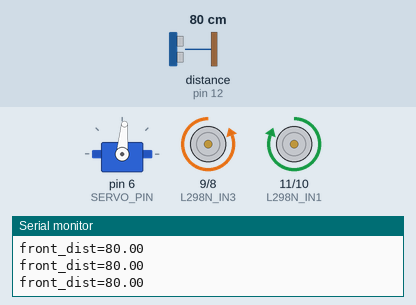
This sketch was run on a simulated Arduino Uno, built with avr-gcc and run on an emulated ATmega328P. On the bench: servo, motor-driver pin pairs drawn as motors (green arrow = first pin HIGH = forward, orange = second pin HIGH = backward, longer = more drive), the last lines printed to the serial monitor. Wiring (inferred from the names in the program): ultrasonic range finder: trigger pin 13; echo pin 12. The inputs (shaded band) are chosen by the test bench; at power-on: distance to the obstacle (sensor on pin 12) 80 cm. The echo pulse lasts 58.3 µs per cm.

Above: at 3.6 s.
3.7 s: distance to the obstacle (sensor on pin 12) set to 22 cm
5.2 s: distance to the obstacle (sensor on pin 12) set to 18 cm
At 5.9 s:
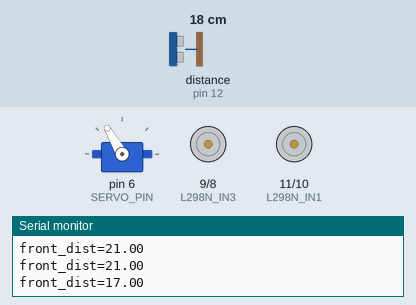
At 7.45 s:
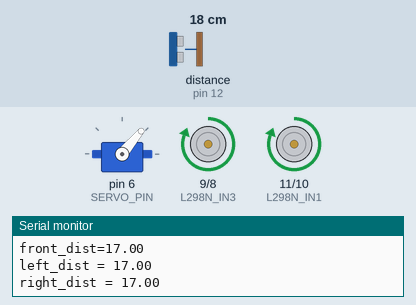
8.2 s: distance to the obstacle (sensor on pin 12) set to 2 cm
At 8.92 s:
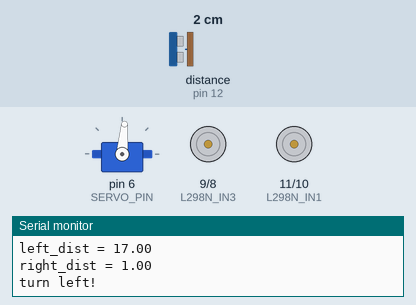
Timing chart, 0 to 17.2 s (numbered marks = the images above; inputs shaded):
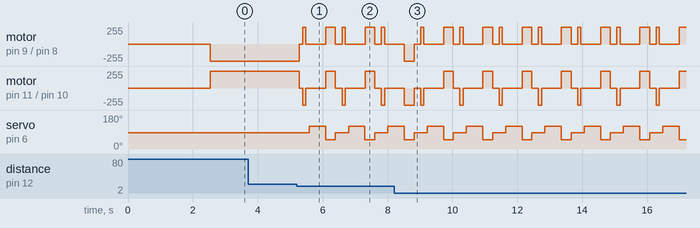

The sketch:

obstacle_avoidance_car_shield.ino
```cpp
#include <Servo.h>

const int L298N_IN1 = 11;
const int L298N_IN2 = 10;
const int L298N_IN3 = 9;
const int L298N_IN4 = 8;

//const int L298N_ENA = 5;
//const int L298N_ENB = 3;

Servo sr04_servo;
const int SERVO_PIN = 6;


const int TRIG_PIN = 13;
const int ECHO_PIN = 12;
float travelTime = 0;
const float SPEED_OF_SOUND = 776.5;//miles per hour

const int DEGREE_AHEAD = 85;
const int DEGREE_LEFT = 120;
const int DEGREE_RIGHT = 50;
//const int WHEEL_SPEED = 1023;

void setup() {
    Serial.begin(9600);
    pinMode(TRIG_PIN, OUTPUT);
    pinMode(ECHO_PIN, INPUT);

    pinMode(L298N_IN1, OUTPUT);
    pinMode(L298N_IN2, OUTPUT);
    pinMode(L298N_IN3, OUTPUT);
    pinMode(L298N_IN4, OUTPUT);
//    pinMode(L298N_ENA, OUTPUT);
//    pinMode(L298N_ENB, OUTPUT);

    sr04_servo.attach(SERVO_PIN);
    sr04_servo.write(DEGREE_AHEAD);

    delay(2000);
    distance();
    delay(100);
    distance();
    delay(100);
    distance();
    delay(100);
    distance();
    delay(100);
}

void stop(){
    digitalWrite(L298N_IN1, LOW);
    digitalWrite(L298N_IN2, LOW);
    digitalWrite(L298N_IN3, LOW);
    digitalWrite(L298N_IN4, LOW);
}

void forward(){
    digitalWrite(L298N_IN1, HIGH);
    digitalWrite(L298N_IN2, LOW);
    digitalWrite(L298N_IN3, LOW);
    digitalWrite(L298N_IN4, HIGH);
//    analogWrite(L298N_ENA, WHEEL_SPEED);
//    analogWrite(L298N_ENB, WHEEL_SPEED);
}

void backward(){
    digitalWrite(L298N_IN1, LOW);
    digitalWrite(L298N_IN2, HIGH);
    digitalWrite(L298N_IN3, HIGH);
    digitalWrite(L298N_IN4, LOW);
//    analogWrite(L298N_ENA, WHEEL_SPEED);
//    analogWrite(L298N_ENB, WHEEL_SPEED);
}

void turn_right(){
    digitalWrite(L298N_IN1, HIGH);
    digitalWrite(L298N_IN2, LOW);
    digitalWrite(L298N_IN3, HIGH);
    digitalWrite(L298N_IN4, LOW);
    delay(300);
    forward();
}

void turn_left(){
    digitalWrite(L298N_IN1, LOW);
    digitalWrite(L298N_IN2, HIGH);
    digitalWrite(L298N_IN3, LOW);
    digitalWrite(L298N_IN4, HIGH);
    delay(300);
    forward();
}

int right_space(){
    sr04_servo.write(DEGREE_RIGHT);
//    delay(500);
    float dist = distance();
//    sr04_servo.write(DEGREE_AHEAD);
//    delay(100);
    return dist;
}

int left_space(){
    sr04_servo.write(DEGREE_LEFT);
//    delay(500);
    float dist = distance();
//    sr04_servo.write(DEGREE_AHEAD);
//    delay(100);
    return dist;
}


int distance(){
  digitalWrite(TRIG_PIN, LOW);
  delayMicroseconds(2000);

  digitalWrite(TRIG_PIN, HIGH);
  delayMicroseconds(15);

  digitalWrite(TRIG_PIN, LOW);
  delayMicroseconds(10);

  travelTime = pulseIn(ECHO_PIN, HIGH);
  travelTime /= 1000000;
  travelTime /= 3600;

  float distance = SPEED_OF_SOUND * travelTime / 2.0;
  distance *= (1.60934 * 1000 * 100);
  return distance;
}


void loop() {
  sr04_servo.write(DEGREE_AHEAD);
  delay(100);
  float front_dist = distance();
  Serial.print("front_dist=");
  Serial.println(front_dist);
  if(front_dist < 20){
      stop();
      delay(100);
      backward();
      delay(100);
      stop();
      delay(100);
      float left_dist = left_space();
      delay(500);
      float right_dist = right_space();
      Serial.print("left_dist = ");
      Serial.println(left_dist);
      Serial.print("right_dist = ");
      Serial.println(right_dist);
      if(left_dist > right_dist){
          turn_left();
          Serial.println("turn left!");
      }else{
          turn_right();
          Serial.println("turn right!");
      }
      stop();
  }else{
    forward();
  }
}
```

Measured:
- the behaviour switches between 21 and 20 cm on distance to the obstacle (sensor on pin 12) (found by bisection; images 0 and 1)
